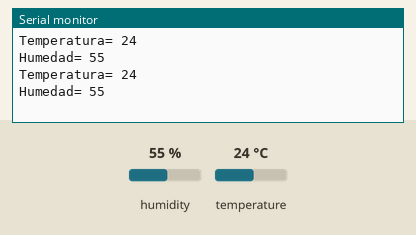
A sketch run on a simulated Arduino Uno, built with avr-gcc and run on an emulated ATmega328P. On the bench: the last lines printed to the serial monitor. Inputs (shaded band) come from the test bench; at power-on: humidity 55 %, temperature 24 °C.

Above: at 2.8 s.
2.9 s: humidity set to 22 %
At 5.1 s:
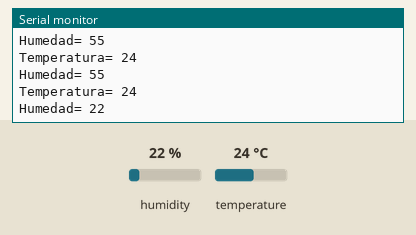
5.6 s: temperature set to 12 °C
At 7.5 s:
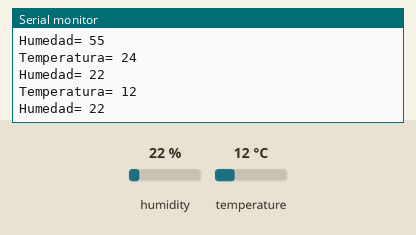
8.3 s: humidity set to 40 %
At 11.1 s:
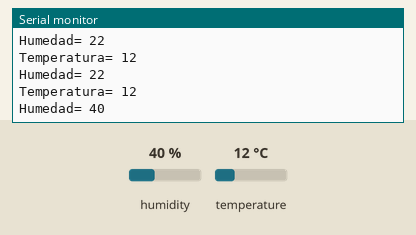
Timing chart, 0 to 12.6 s (numbered marks = the images above; inputs shaded):
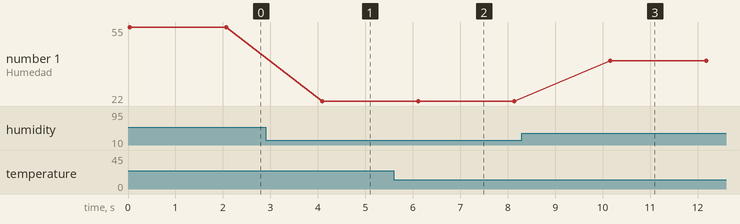

The sketch:

P-7-8_Sensor_T-H.ino
```cpp
//Descarga de libreria
//https://github.com/winlinvip/SimpleDHT

#include <SimpleDHT.h>
SimpleDHT11 sensor;
byte T=0;
byte H=0;
void setup()
{
  Serial.begin(9600);
}
void loop()
{
    sensor.read(2,&T,&H,NULL);
    Serial.print("Temperatura= ");
    Serial.println((int)T);
    Serial.print("Humedad= ");
    Serial.println((int)H);
    delay(2000);
}
```

Measured:
- after the input at 2.9 s, the serial monitor: prints a new line after 1.2 s (image 1)
- after the input at 5.6 s, the serial monitor: prints a new line after 0.49 s (image 2)
- after the input at 8.3 s, the serial monitor: prints a new line after 1.9 s (image 3)
- plotted number 1: 55 → 22 after the input at 2.9 s, 22 → 40 after the input at 8.3 s
